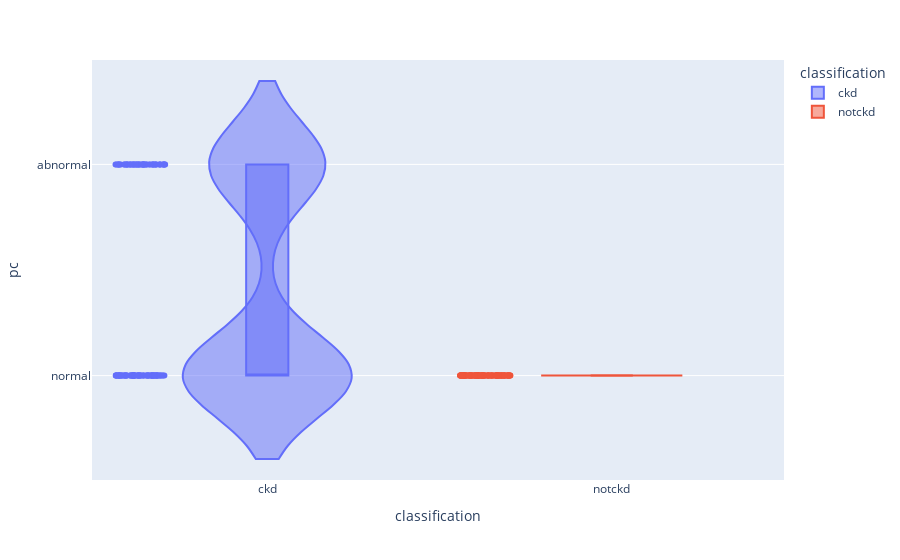

Notebook code for this chart:
### Code cell
violin("pc")

### Figure 1 — Plotly figure (JSON) as saved in the notebook; plotly's stock layout.template omitted (floating-point values rounded to 4 significant figures; data arrays with more than 128 entries replaced by an {"elided": "..."} marker saying what was removed)
{"data": [{"alignmentgroup": "True", "box": {"visible": true}, "customdata": {"elided": "130x19 mixed values"}, "hovertemplate": "classification=%{customdata[18]}<br>pc=%{customdata[5]}<br>age=%{customdata[0]}<br>bp=%{customdata[1]}<br>sg=%{customdata[2]}<br>al=%{customdata[3]}<br>su=%{customdata[4]}<br>pcc=%{customdata[6]}<br>ba=%{customdata[7]}<br>bgr=%{customdata[8]}<br>bu=%{customdata[9]}<br>sc=%{customdata[10]}<br>hemo=%{customdata[11]}<br>htn=%{customdata[12]}<br>dm=%{customdata[13]}<br>cad=%{customdata[14]}<br>appet=%{customdata[15]}<br>pe=%{customdata[16]}<br>ane=%{customdata[17]}<extra></extra>", "legendgroup": "ckd", "marker": {"color": "#636efa"}, "name": "ckd", "offsetgroup": "ckd", "orientation": "v", "points": "all", "scalegroup": "True", "showlegend": true, "type": "violin", "x": {"elided": "130 str values"}, "x0": " ", "xaxis": "x", "y": {"elided": "130 str values"}, "y0": " ", "yaxis": "y"}, {"alignmentgroup": "True", "box": {"visible": true}, "customdata": {"elided": "121x19 mixed values"}, "hovertemplate": "classification=%{customdata[18]}<br>pc=%{customdata[5]}<br>age=%{customdata[0]}<br>bp=%{customdata[1]}<br>sg=%{customdata[2]}<br>al=%{customdata[3]}<br>su=%{customdata[4]}<br>pcc=%{customdata[6]}<br>ba=%{customdata[7]}<br>bgr=%{customdata[8]}<br>bu=%{customdata[9]}<br>sc=%{customdata[10]}<br>hemo=%{customdata[11]}<br>htn=%{customdata[12]}<br>dm=%{customdata[13]}<br>cad=%{customdata[14]}<br>appet=%{customdata[15]}<br>pe=%{customdata[16]}<br>ane=%{customdata[17]}<extra></extra>", "legendgroup": "notckd", "marker": {"color": "#EF553B"}, "name": "notckd", "offsetgroup": "notckd", "orientation": "v", "points": "all", "scalegroup": "True", "showlegend": true, "type": "violin", "x": ["notckd", "notckd", "notckd", "notckd", "notckd", "notckd", "notckd", "notckd", "notckd", "notckd", "notckd", "notckd", "notckd", "notckd", "notckd", "notckd", "notckd", "notckd", "notckd", "notckd", "notckd", "notckd", "notckd", "notckd", "notckd", "notckd", "notckd", "notckd", "notckd", "notckd", "notckd", "notckd", "notckd", "notckd", "notckd", "notckd", "notckd", "notckd", "notckd", "notckd", "notckd", "notckd", "notckd", "notckd", "notckd", "notckd", "notckd", "notckd", "notckd", "notckd", "notckd", "notckd", "notckd", "notckd", "notckd", "notckd", "notckd", "notckd", "notckd", "notckd", "notckd", "notckd", "notckd", "notckd", "notckd", "notckd", "notckd", "notckd", "notckd", "notckd", "notckd", "notckd", "notckd", "notckd", "notckd", "notckd", "notckd", "notckd", "notckd", "notckd", "notckd", "notckd", "notckd", "notckd", "notckd", "notckd", "notckd", "notckd", "notckd", "notckd", "notckd", "notckd", "notckd", "notckd", "notckd", "notckd", "notckd", "notckd", "notckd", "notckd", "notckd", "notckd", "notckd", "notckd", "notckd", "notckd", "notckd", "notckd", "notckd", "notckd", "notckd", "notckd", "notckd", "notckd", "notckd", "notckd", "notckd", "notckd", "notckd", "notckd", "notckd"], "x0": " ", "xaxis": "x", "y": ["normal", "normal", "normal", "normal", "normal", "normal", "normal", "normal", "normal", "normal", "normal", "normal", "normal", "normal", "normal", "normal", "normal", "normal", "normal", "normal", "normal", "normal", "normal", "normal", "normal", "normal", "normal", "normal", "normal", "normal", "normal", "normal", "normal", "normal", "normal", "normal", "normal", "normal", "normal", "normal", "normal", "normal", "normal", "normal", "normal", "normal", "normal", "normal", "normal", "normal", "normal", "normal", "normal", "normal", "normal", "normal", "normal", "normal", "normal", "normal", "normal", "normal", "normal", "normal", "normal", "normal", "normal", "normal", "normal", "normal", "normal", "normal", "normal", "normal", "normal", "normal", "normal", "normal", "normal", "normal", "normal", "normal", "normal", "normal", "normal", "normal", "normal", "normal", "normal", "normal", "normal", "normal", "normal", "normal", "normal", "normal", "normal", "normal", "normal", "normal", "normal", "normal", "normal", "normal", "normal", "normal", "normal", "normal", "normal", "normal", "normal", "normal", "normal", "normal", "normal", "normal", "normal", "normal", "normal", "normal", "normal"], "y0": " ", "yaxis": "y"}], "layout": {"legend": {"title": {"text": "classification"}, "tracegroupgap": 0}, "margin": {"t": 60}, "violinmode": "overlay", "xaxis": {"anchor": "y", "categoryarray": ["ckd", "notckd"], "categoryorder": "array", "domain": [0, 1], "title": {"text": "classification"}}, "yaxis": {"anchor": "x", "domain": [0, 1], "title": {"text": "pc"}}}}
